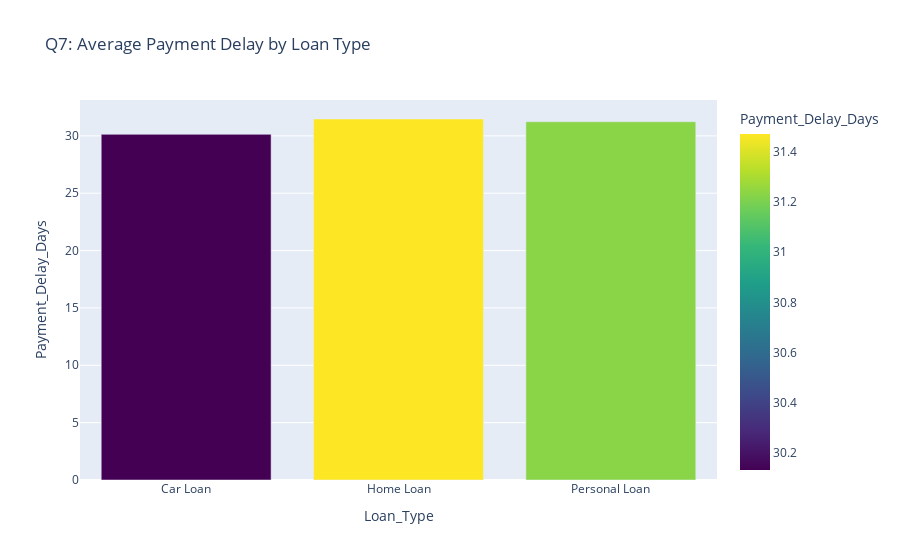

Write notebook code for a chart like this one.
### Code cell
#Q7
avg_delay = collections.groupby('Loan_Type')['Payment_Delay_Days'].mean().reset_index()

fig7 = px.bar(
    avg_delay,
    x='Loan_Type',
    y='Payment_Delay_Days',
    title='Q7: Average Payment Delay by Loan Type',
    color='Payment_Delay_Days',
    color_continuous_scale='Viridis'
)
fig7.show()

### Figure 1 — Plotly figure (JSON) as saved in the notebook; plotly's stock layout.template omitted (floating-point values rounded to 4 significant figures)
{"data": [{"hovertemplate": "Loan_Type=%{x}<br>Payment_Delay_Days=%{marker.color}<extra></extra>", "legendgroup": "", "marker": {"color": [30.13, 31.47, 31.23], "coloraxis": "coloraxis", "pattern": {"shape": ""}}, "name": "", "orientation": "v", "showlegend": false, "textposition": "auto", "type": "bar", "x": ["Car Loan", "Home Loan", "Personal Loan"], "xaxis": "x", "y": [30.13, 31.47, 31.23], "yaxis": "y"}], "layout": {"barmode": "relative", "coloraxis": {"colorbar": {"title": {"text": "Payment_Delay_Days"}}, "colorscale": [[0, "#440154"], [0.1111, "#482878"], [0.2222, "#3e4989"], [0.3333, "#31688e"], [0.4444, "#26828e"], [0.5556, "#1f9e89"], [0.6667, "#35b779"], [0.7778, "#6ece58"], [0.8889, "#b5de2b"], [1, "#fde725"]]}, "legend": {"tracegroupgap": 0}, "title": {"text": "Q7: Average Payment Delay by Loan Type"}, "xaxis": {"anchor": "y", "domain": [0, 1], "title": {"text": "Loan_Type"}}, "yaxis": {"anchor": "x", "domain": [0, 1], "title": {"text": "Payment_Delay_Days"}}}}
